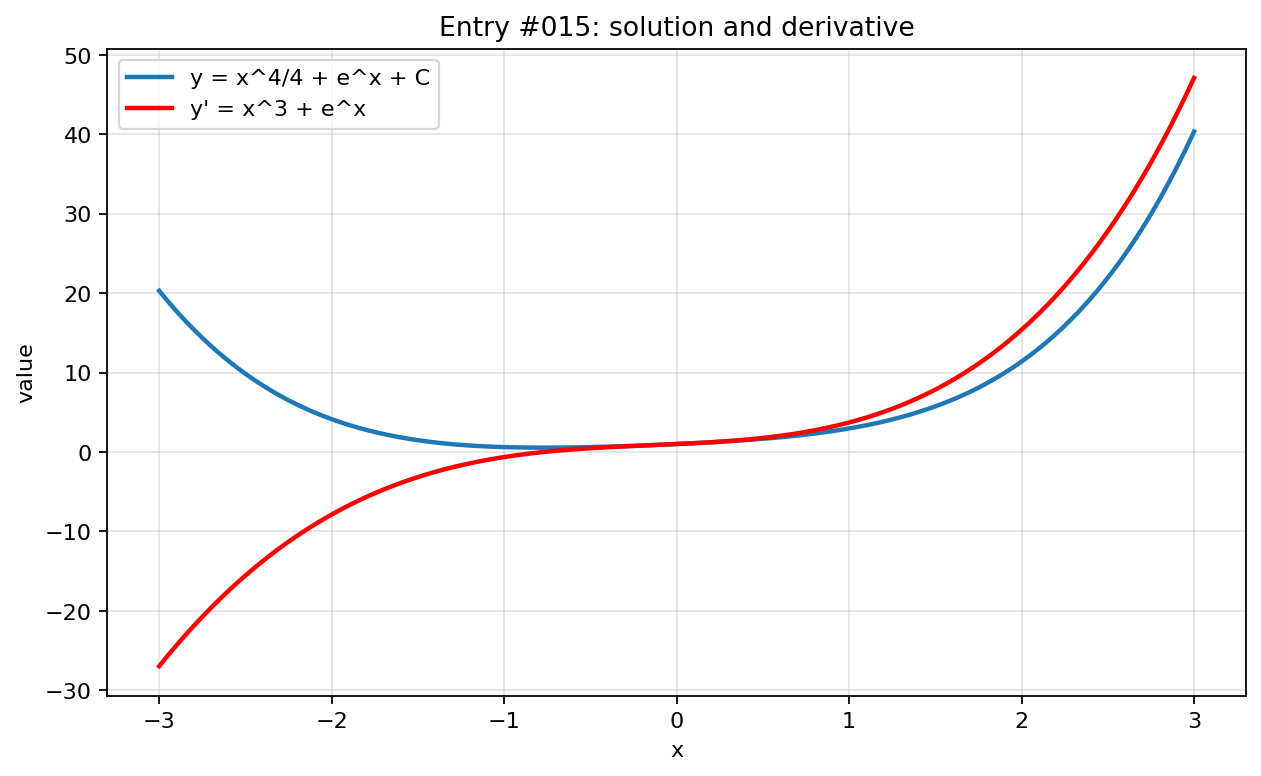

Recreate this plot in Python.
import numpy as np
import matplotlib.pyplot as plt

x = np.linspace(-3, 3, 800)

with np.errstate(divide="ignore", invalid="ignore", over="ignore"):
    y = x**4/4 + np.exp(x)
    y_prime = x**3 + np.exp(x)

plt.figure(figsize=(8, 5))
plt.plot(x, y, label="y = x^4/4 + e^x + C", linewidth=2)
plt.plot(x, y_prime, label="y' = x^3 + e^x", linewidth=2, color="red")
plt.title("Entry #015: solution and derivative")
plt.xlabel("x")
plt.ylabel("value")
plt.grid(True, alpha=0.35)
plt.legend()
plt.tight_layout()
plt.show()
